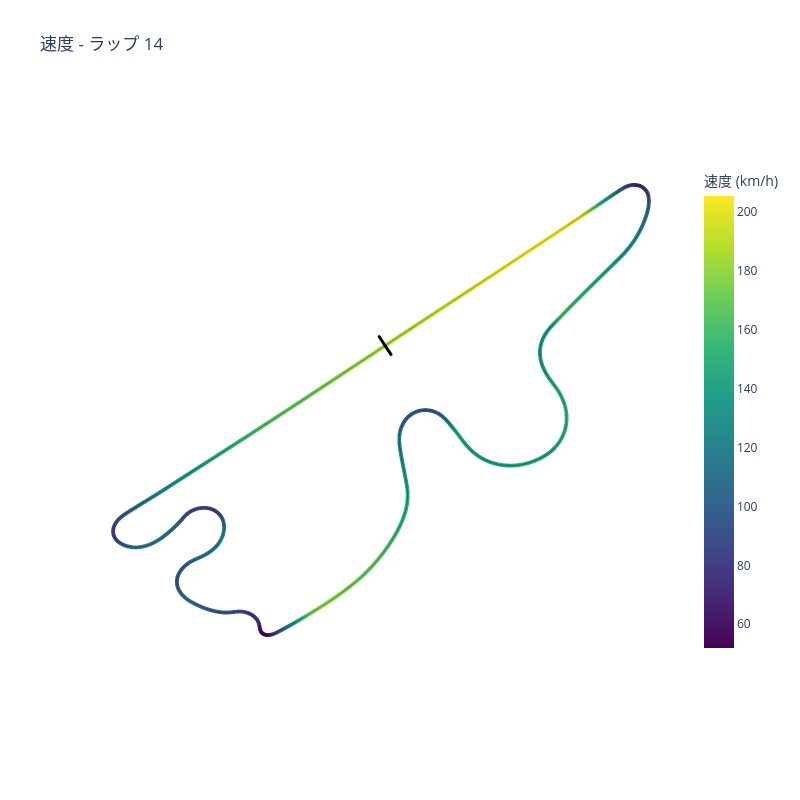

The notebook cell this image was saved under:
### Code cell
# チャンネルテーブルを直接使用してGPSマップ上に速度をプロット
fig = plot_gps_channels(
    channels,
    lat_channel=gps_lat_ch,
    lon_channel=gps_lon_ch,
    color_channels=[("speed_kmh", "速度 (km/h)", "Viridis")],
    title=f"速度 - ラップ {int(selected_lap['num'])}",
)
show_fig(fig)

### Figure 1 — Plotly figure (JSON) as saved in the notebook; plotly's stock layout.template omitted (floating-point values rounded to 4 significant figures; data arrays with more than 128 entries replaced by an {"elided": "..."} marker saying what was removed)
{"data": [{"hovertemplate": "速度 (km/h): %{marker.color:.2f}<br>Lon: %{x:.6f}<br>Lat: %{y:.6f}<extra></extra>", "marker": {"color": {"elided": "3126 float values"}, "colorbar": {"len": 0.8, "title": {"text": "速度 (km/h)"}, "x": 1.02}, "colorscale": [[0.0, "#440154"], [0.1111, "#482878"], [0.2222, "#3e4989"], [0.3333, "#31688e"], [0.4444, "#26828e"], [0.5556, "#1f9e89"], [0.6667, "#35b779"], [0.7778, "#6ece58"], [0.8889, "#b5de2b"], [1.0, "#fde725"]], "showscale": true, "size": 4}, "mode": "markers", "name": "速度 (km/h)", "showlegend": false, "type": "scattergl", "x": {"elided": "3126 float values"}, "y": {"elided": "3126 float values"}}, {"hoverinfo": "skip", "line": {"color": "black", "width": 1}, "mode": "lines", "name": "Track Outline", "opacity": 0.3, "showlegend": false, "type": "scattergl", "x": {"elided": "3126 float values"}, "y": {"elided": "3126 float values"}}, {"hoverinfo": "skip", "line": {"color": "black", "width": 3}, "mode": "lines", "name": "Start/Finish", "showlegend": false, "type": "scattergl", "x": [138.9, 138.9], "y": [35.37, 35.37]}], "layout": {"height": 800, "hovermode": "closest", "plot_bgcolor": "white", "title": {"text": "速度 - ラップ 14"}, "width": 800, "xaxis": {"scaleanchor": "y", "scaleratio": 1, "showgrid": false, "showticklabels": false, "zeroline": false}, "yaxis": {"showgrid": false, "showticklabels": false, "zeroline": false}}}
